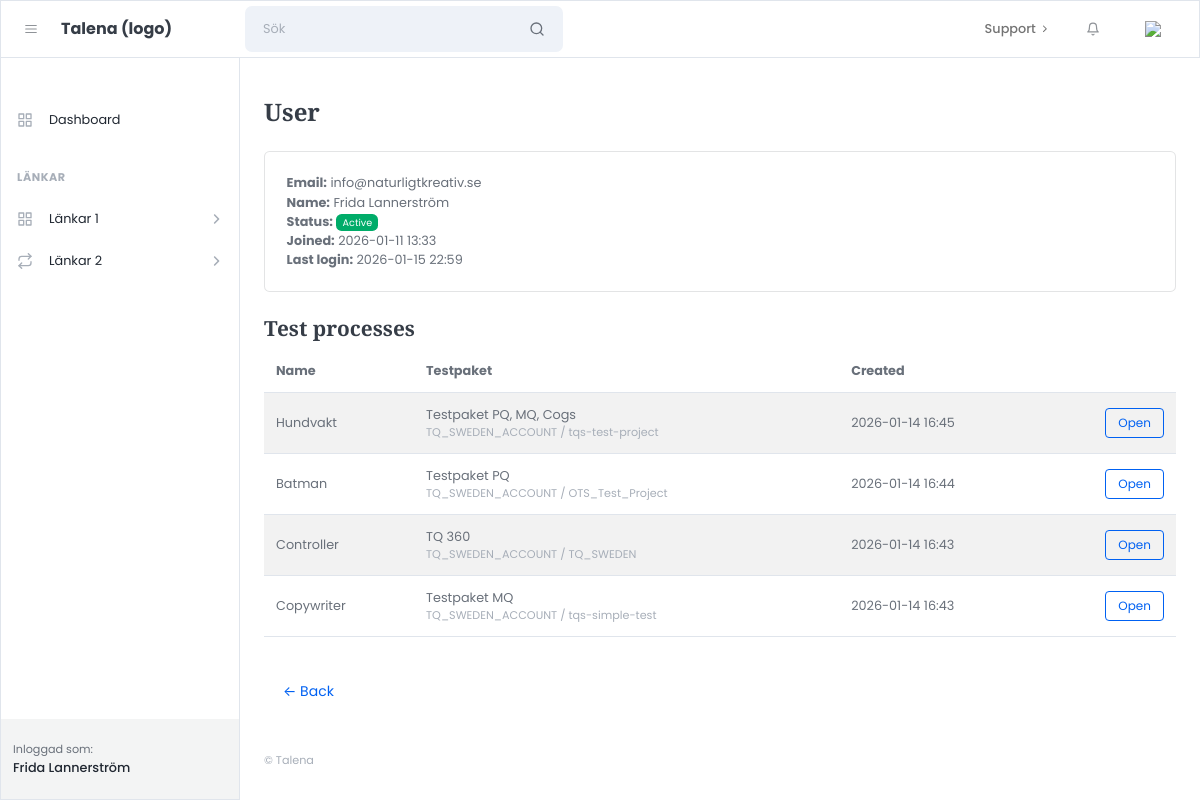
Before: /accounts/users/3/ (signed in) with the older database file.
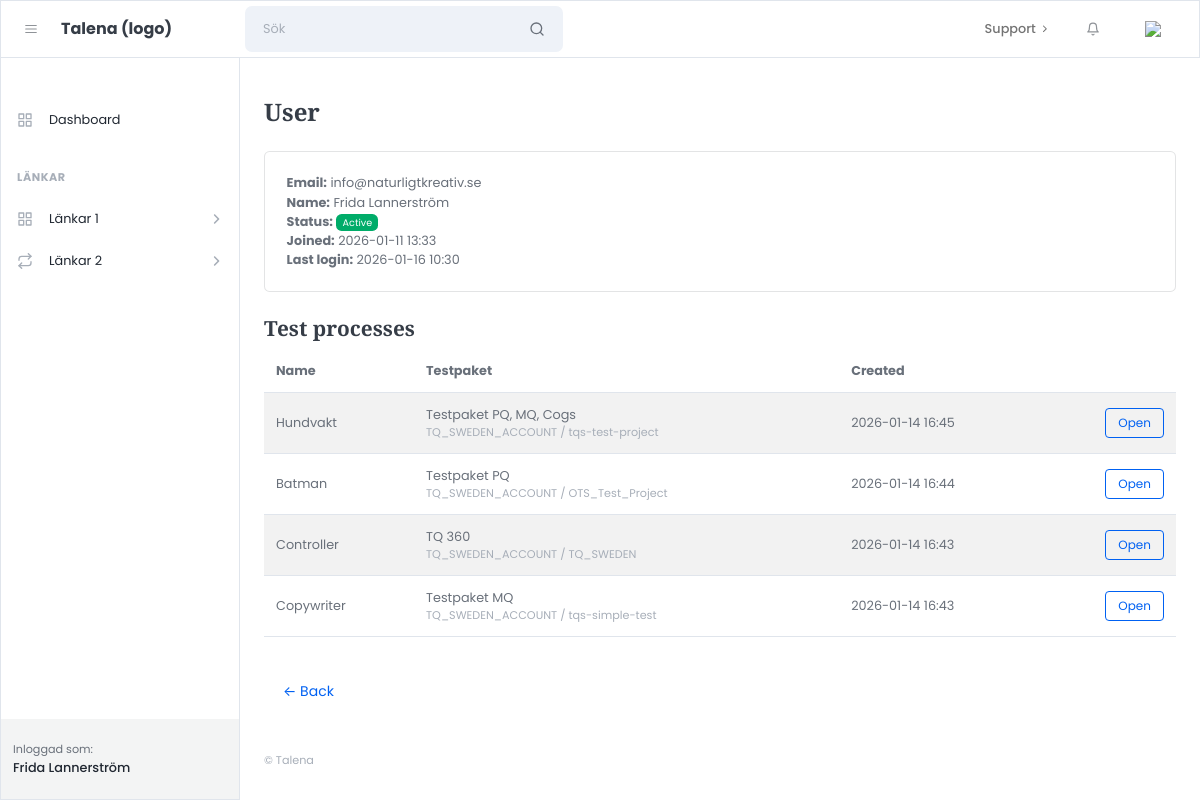
After: the same page with the newer database file.
### apps/accounts/models.py (models this page shows)
class User(AbstractUser):
    class Role(models.TextChoices):
        ADMIN = "admin", "Admin"
        CUSTOMER = "customer", "Customer"
    role = models.CharField(
        max_length=20,
        choices=Role.choices,
        default=Role.CUSTOMER,
    )

### apps/accounts/views.py (the view)
# urls.py: path("accounts/users/<int:pk>/", admin_user_detail, name="admin_user_detail"),
@login_required
def admin_user_detail(request, pk):
    if not is_admin(request.user):
        return HttpResponseForbidden("No access.")
    user_obj = get_object_or_404(User, pk=pk)
    processes = (
        TestProcess.objects
        .filter(created_by=user_obj)
        .order_by("-created_at")  # justera om du har annat fält
    )
    active_processes = processes.filter(is_completed=False) if hasattr(TestProcess, "is_completed") else processes
    pending_invite = not user_obj.is_active
    return render(request, "admin/accounts/user_detail.html", {
        "u": user_obj,
        "processes": processes,
        "active_processes": active_processes,
        "pending_invite": pending_invite,
    })

### apps/core/utils/auth.py (called while the page is built)
def is_admin(user) -> bool:
    return (
        getattr(user, "role", None) == "admin"
        or user.is_staff
        or user.is_superuser
    )

### templates/admin/accounts/user_detail.html (shortened to what this page needs)
{% extends "admin/core/layouts/admin_base.html" %}
{% block content %}
<h1 class="mb-4">User</h1>
<div class="card mb-4">
  <div class="card-body">
    <div><strong>Email:</strong> {{ u.email }}</div>
    <div><strong>Name:</strong> {{ u.get_full_name }}</div>
    <div><strong>Status:</strong>
      {% if u.is_active %}
        <span class="badge bg-success">Active</span>
      {% else %}
        <span class="badge bg-warning text-dark">Pending</span>
      {% endif %}
    </div>
    <div><strong>Joined:</strong> {{ u.date_joined|date:"Y-m-d H:i" }}</div>
    <div><strong>Last login:</strong>
      {% if u.last_login %}
        {{ u.last_login|date:"Y-m-d H:i" }}
      {% else %}
        Never
      {% endif %}
    </div>
  </div>
</div>
<h3 class="mt-4">Test processes</h3>
<div class="table-responsive">
  <table class="table table-striped align-middle">
    <thead>
      <tr>
        <th>Name</th>
        <th>Testpaket</th>
        <th>Created</th>
        <th></th>
      </tr>
    </thead>
    <tbody>
      {% for p in processes %}
        <tr>
          <td>{{ p.name|default:"(No name)" }}</td>
          <td>
                  {{ p.project_name_snapshot }}
                  <div class="small text-muted">{{ p.account_code }} / {{ p.project_code }}</div>
          </td>
          <td>
            {% if p.created_at %}
              {{ p.created_at|date:"Y-m-d H:i" }}
            {% else %}
              <span class="text-muted">n/a</span>
            {% endif %}
          </td>
          <td class="text-end">
            <a class="btn btn-sm btn-outline-primary" href="">
              Open
            </a>
          </td>
        </tr>
      {% empty %}
        <tr><td colspan="4">No processes for this user yet.</td></tr>
      {% endfor %}
    </tbody>
  </table>
</div>
<a class="btn btn-link mt-3" href="{% url 'admin_dashboard' %}">← Back</a>
{% endblock %}

Changed rows visible on the page:
changed User "info@naturligtkreativ.se": last_login "2026-01-15 22:59" → "2026-01-16 10:30"
